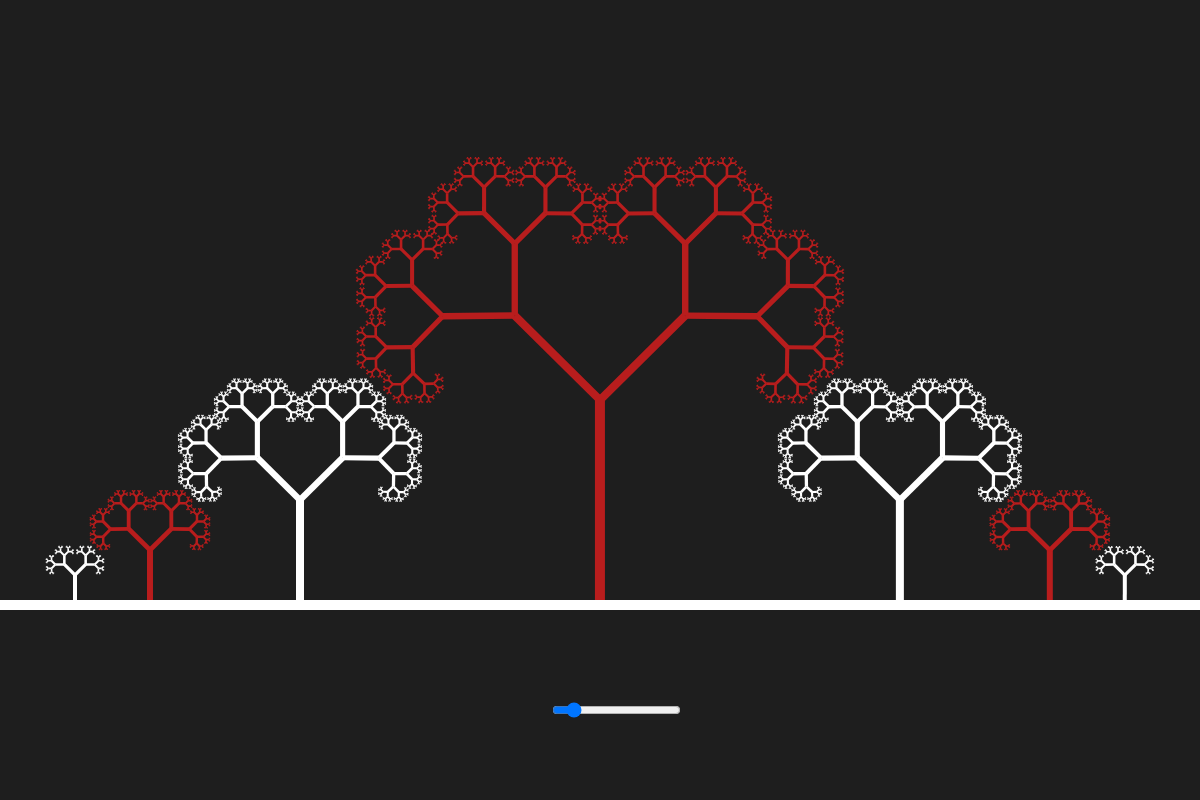
Frame 1 (no input)
Frame 60 (no input): identical to frame 1, image omitted
Frame 120 (the mouse pressed at the canvas centre since frame 60): identical to frame 1, image omitted

The p5.js sketch that drew this single still picture (run headless with seeded random() and noise() and a simulated clock; from frame 60 on, the mouse is pressed at the canvas centre):

// p5.js sketch
// ── sketch.js
let width = 1200;
let height = 800;

let scl = 0.6;
let weightscl = 0.8;
let angle = 0;


function setup() {
    createCanvas(width, height);
    angle = PI/4;
    slider = createSlider(0, TWO_PI, PI/4, 0.01);
    slider.position(550, 700)
}

function draw() {
    background(30);
    stroke(255);
    strokeWeight(10);
    line(0, 605, width, 605);
    angle = slider.value();

    // let levels = 10;
    // let initLength = 200;
    // let weight = 10;
    strokeCap(SQUARE);
    // tree 1
    stroke(255);
    translate(75, 600);
    branch(25, 8, 4);
    
    // tree 2
    stroke(184, 29, 29);
    translate(75, 0);
    branch(50, 10, 6);

    // tree 3
    stroke(255);
    translate(150, 0);
    branch(100, 12, 8);

    // tree 4
    stroke(184, 29, 29);
    translate(300, 0);
    branch(200, 12, 10);

    // tree 5
    stroke(255);
    translate(300, 0);
    branch(100, 12, 8);

    // tree 6
    stroke(184, 29, 29);
    translate(150, 0);
    branch(50, 10, 6);

    // tree 7
    stroke(255);
    translate(75, 0);
    branch(25, 8, 4);
    
}

function branch(len, levels, weight) {
    levels --;
    if (levels === 0) {
        return;
    }
    strokeWeight(weight);
    line(0, 0, 0, -len);
    translate(0, -len);
    rotate(angle);
    branch(len * scl, levels, weight * weightscl);
    rotate(- angle * 2);
    branch(len * scl, levels, weight * weightscl);
    rotate (angle);
    translate(0, len);
}
